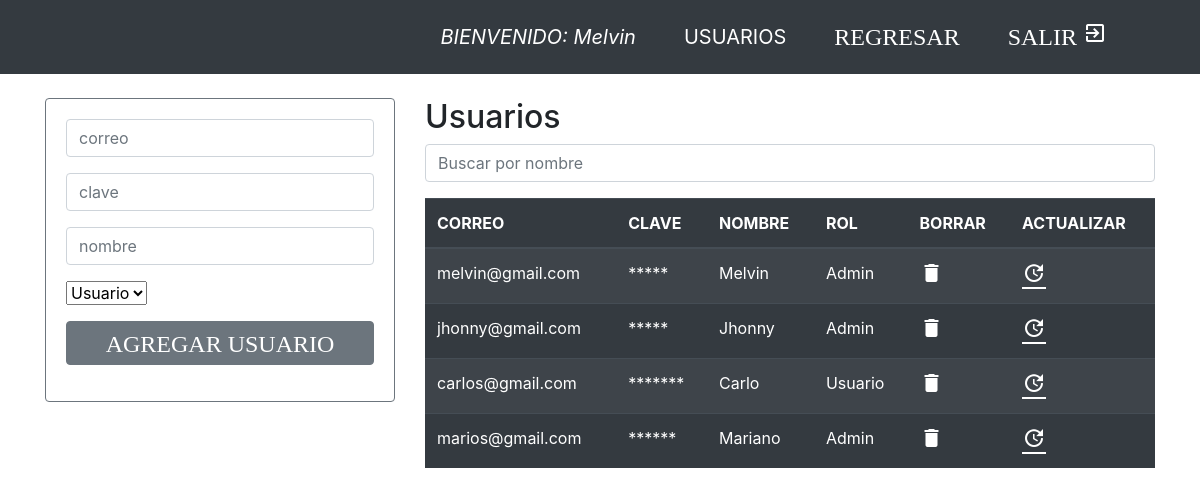
The page /usuarios/crearUsuarios.php (signed in) on the database as committed earlier.
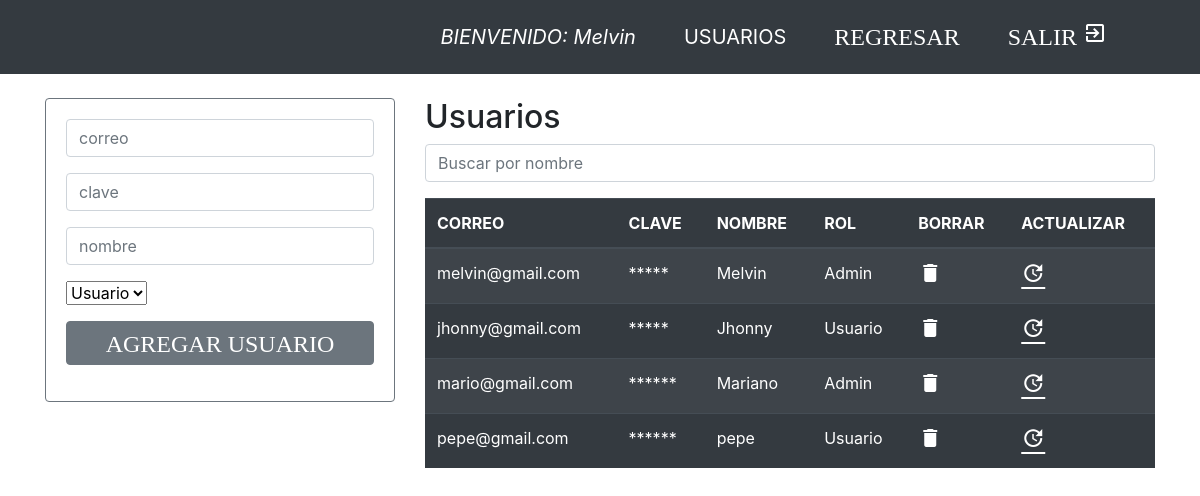
The same page on the database as committed later.
### tables this page shows
CREATE TABLE `usuarios` (
  `correo` varchar(240) NOT NULL,
  `clave` varchar(50) NOT NULL,
  `tipo_usuario` varchar(25) NOT NULL,
  `nombre` varchar(50) NOT NULL,
  `id` int(11) NOT NULL
);

### usuarios/crearUsuarios.php (the view, shortened to what this page needs)
<?php
include ("../conexion.php");
?>
<?php
$usuario= $_SESSION['u_usuario'];
$proceso=mysqli_query($db, "SELECT * FROM usuarios WHERE correo='$usuario'  " );
$resultado=mysqli_fetch_array($proceso);
$administrador= $resultado['nombre'];
?>
<!DOCTYPE html>
<html lang="en">
<head>
    <link rel="stylesheet" href="../bootstrap/bootstrap.min.css">
    <link rel="stylesheet" href="css/bootstrap/css/bootstrap.min.css">
    <link rel="stylesheet" href="https://stackpath.bootstrapcdn.com/bootstrap/4.5.2/css/bootstrap.min.css">
</head>
<body>
<nav class="navbar navbar-expand-md navbar-dark  bg-dark ">
       <div class="container">
         <div class=" collapse navbar-collapse" id="navegar">
            <ul class="navbar nav  ml-auto" >
                <li class="nav-item">
                 <a class="navbar-brand nav-link " href="principal.php">
                </a>
                </li>
                <li class="nav-item"><a class=" navbar-brand nav-link" ><i>BIENVENIDO: <?php echo $administrador  ?></i></a></li>
       <li class="nav-item">
          <a class=" navbar-brand nav-link" href="../usuarios/crearUsuarios.php">
            USUARIOS
          </a>
         </li>
              <li class="nav-item"><a class=" navbar-brand nav-link" href="../administrador.php"><i class="material-icons">REGRESAR</i></a></li>
                <li class="nav-item"><a class=" navbar-brand nav-link" href="../finalizar.php"><i class="material-icons">SALIR exit_to_app</i></a>
              </li>
          </ul>
        </div>
       </div>
        </nav>
<div class="container pt-4" >
<div class="row">
<div class="col-4 ">
    <div class="card border-secondary">
        <div class="card-body">
        <form  action="insertar_usuario.php"  method="POST" autocomplete="off">
<div  class="form-group">
<input type="email"  class="form-control"  name="correo"  placeholder="correo " autofocus="on" required>
</div>
<div  class="form-group">
<input type="password"  class="form-control"  name="clave"  placeholder="clave" required>
</div>
<div  class="form-group">
<input type="text"  class="form-control"  name="nombre"  placeholder="nombre"  required>
</div>
<div  class="form-group">
    <select class="form-select" aria-label="Default select example" name="tipo_usuario">
      <option value="Usuario">Usuario</option>
    </select>
</div>
 <div class="form-group">
 <button type="submit"  class="btn btn-secondary btn-block" ><i class="material-icons">AGREGAR USUARIO</i></button>
 </div>
 </form>
        </div>
    </div>
 </div>
<div class="col-8">
    <h2>Usuarios</h2>
    <input class="form-control mb-3" id="searchInput" type="text" placeholder="Buscar por nombre" onkeyup="filterTable()">
  <table id="userTable" class="table table-striped table-dark">
    <thead>
      <tr>
       <th scope="col">CORREO</th>
       <th scope="col">CLAVE</th>
       <th scope="col">NOMBRE</th>
       <th scope="col">ROL</th>
       <th scope="col">BORRAR</th>
       <th scope="col">ACTUALIZAR</th>
      </tr>
    <thead>
<tbody>
<?php
$mostrar=mysqli_query($db,"select * from usuarios");
while($registro = mysqli_fetch_array($mostrar)){
  $claveOfuscada = str_repeat('*', strlen($registro['clave']));
?>
   <tr>
    <td><?php echo   $registro['correo'] ;?></td>
    <td><?php echo   $claveOfuscada;?></td>
    <td><?php echo   $registro['nombre'] ;?></td>
    <td><?php echo   $registro['tipo_usuario'] ;?></td>
    <td><a  href="eliminar_usuario.php?id=<?php echo $registro['id'] ?>"><i style="color:white;" class="material-icons" >delete</i></a></td>
    <td><a  href="update_usuario.php?id=<?php echo $registro['id'] ?>"><i style="color:white;" class="material-icons" ><U>update</U></i></a></td>
   </tr>
<?php  }
?>
</tbody>
</table>
</div>
</div>
</div>
</body>
</html>

Rows that differ between the two databases and show on the page:
removed usuarios: correo "carlos@gmail.com", clave "*******", nombre "Carlo", tipo_usuario "Usuario"
changed usuarios "jhonny@gmail.com": tipo_usuario "Admin" → "Usuario"
changed usuarios "Mariano": correo "marios@gmail.com" → "mario@gmail.com"
added usuarios: correo "pepe@gmail.com", clave "******", nombre "pepe", tipo_usuario "Usuario"
